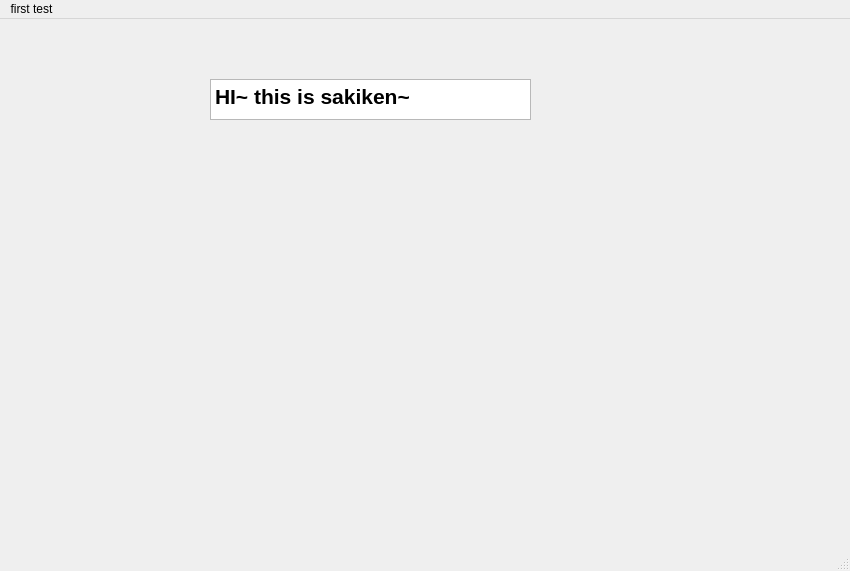
<?xml version="1.0" encoding="UTF-8"?>
<ui version="4.0">
 <class>MainWindow</class>
 <widget class="QMainWindow" name="MainWindow">
  <property name="geometry">
   <rect>
    <x>0</x>
    <y>0</y>
    <width>850</width>
    <height>571</height>
   </rect>
  </property>
  <property name="windowTitle">
   <string>sakiken</string>
  </property>
  <property name="layoutDirection">
   <enum>Qt::LeftToRight</enum>
  </property>
  <property name="autoFillBackground">
   <bool>true</bool>
  </property>
  <property name="styleSheet">
   <string notr="true">background-image: url(:/assert/135.jpg)</string>
  </property>
  <widget class="QWidget" name="centralwidget">
   <widget class="QTextBrowser" name="textBrowser">
    <property name="geometry">
     <rect>
      <x>210</x>
      <y>60</y>
      <width>321</width>
      <height>41</height>
     </rect>
    </property>
    <property name="html">
     <string>&lt;!DOCTYPE HTML PUBLIC &quot;-//W3C//DTD HTML 4.0//EN&quot; &quot;http://www.w3.org/TR/REC-html40/strict.dtd&quot;&gt;
&lt;html&gt;&lt;head&gt;&lt;meta name=&quot;qrichtext&quot; content=&quot;1&quot; /&gt;&lt;style type=&quot;text/css&quot;&gt;
p, li { white-space: pre-wrap; }
&lt;/style&gt;&lt;/head&gt;&lt;body style=&quot; font-family:'SimSun'; font-size:9pt; font-weight:400; font-style:normal;&quot;&gt;
&lt;p style=&quot; margin-top:0px; margin-bottom:0px; margin-left:0px; margin-right:0px; -qt-block-indent:0; text-indent:0px;&quot;&gt;&lt;span style=&quot; font-size:16pt; font-weight:600;&quot;&gt;HI~ this is sakiken~&lt;/span&gt;&lt;/p&gt;&lt;/body&gt;&lt;/html&gt;</string>
    </property>
   </widget>
  </widget>
  <widget class="QMenuBar" name="menubar">
   <property name="geometry">
    <rect>
     <x>0</x>
     <y>0</y>
     <width>850</width>
     <height>26</height>
    </rect>
   </property>
   <widget class="QMenu" name="menufirst_test">
    <property name="title">
     <string>first test</string>
    </property>
   </widget>
   <addaction name="menufirst_test"/>
  </widget>
  <widget class="QStatusBar" name="statusbar"/>
 </widget>
 <resources>
  <include location="assert/tests.qrc"/>
 </resources>
 <connections/>
</ui>
